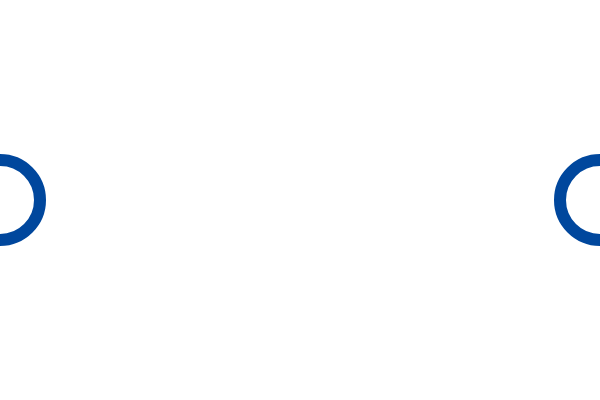
Frame 1 (no input)
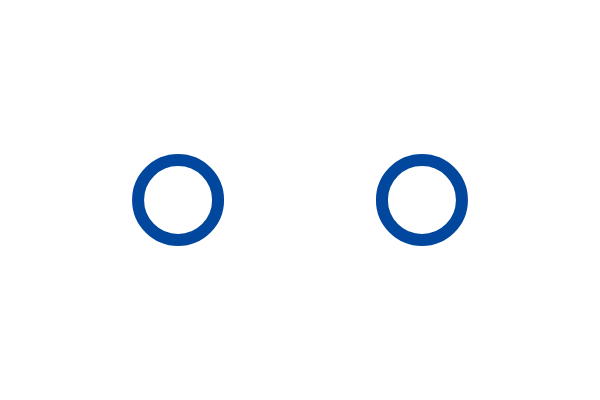
Frame 60 (no input)
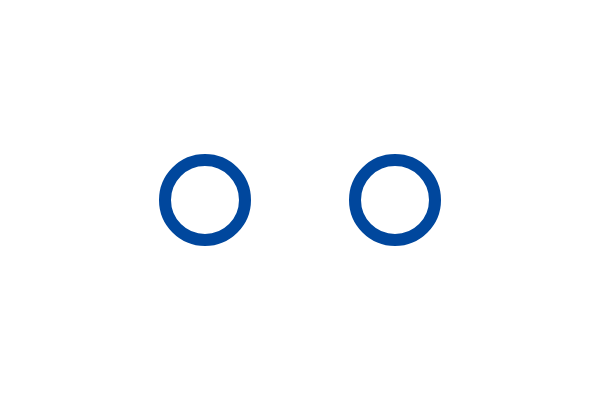
Frame 120 (the mouse pressed at the canvas centre since frame 60)

The p5.js sketch that drew these frames (run headless with seeded random() and noise() and a simulated clock; from frame 60 on, the mouse is pressed at the canvas centre):

// p5.js sketch
// ── sketch.js
let t = 0;

const blue = "#00479D";

const bigR = 90;
const smallR = 40;

const targetX = 95;

function setup() {
  createCanvas(600, 400);

  stroke(blue);
  strokeWeight(12);
  strokeCap(ROUND);
  noFill();

  textAlign(CENTER, CENTER);
  textSize(22);
  textFont("Arial");
}

function draw() {

  background(255);

  translate(width / 2, height / 2);

  //----------------------------------
  // 左右の円の移動
  //----------------------------------

  let leftX, rightX;

  if (t < 120) {

    let p = easeOutCubic(t / 120);

    leftX = lerp(-300, -targetX, p);
    rightX = lerp(300, targetX, p);

  } else {

    leftX = -targetX;
    rightX = targetX;

  }

  //----------------------------------
  // 左右の円
  //----------------------------------

  stroke(blue);
  strokeWeight(12);
  noFill();

  ellipse(leftX, 0, smallR * 2);
  ellipse(rightX, 0, smallR * 2);

  //----------------------------------
  // 真ん中の円
  //----------------------------------

  if (t > 120) {

    let p = constrain((t - 120) / 60, 0, 1);

    push();

    scale(p);

    fill(255);
    stroke(blue);
    strokeWeight(15);

    ellipse(0, 0, bigR * 2);

    pop();

  }

  //----------------------------------
  // 斜め線
  //----------------------------------

  if (t > 180) {

    let p = constrain((t - 180) / 40, 0, 1);

    let angle = radians(25);

    let x1 = -bigR * cos(angle);
    let y1 = bigR * sin(angle);

    let x2 = bigR * cos(angle);
    let y2 = -bigR * sin(angle);

    stroke(blue);
    strokeWeight(12);

    line(
      x1,
      y1,
      lerp(x1, x2, p),
      lerp(y1, y2, p)
    );

  }

  //----------------------------------
  // ロゴ文字
  //----------------------------------

  if (t > 220) {

    let p = constrain((t - 220) / 40, 0, 1);

    push();

    // 少し下から上へスライド
    let yOffset = lerp(15, 0, p);

    fill(0, 255 * p);
    noStroke();

    textSize(22);

    drawSpacedText("OSAKA SANGYO", 0, 145 + yOffset, 17);
    drawSpacedText("UNIVERSITY", 0, 180 + yOffset, 17);

    pop();

  }

  t++;

}

function easeOutCubic(x) {
  return 1 - pow(1 - x, 3);
}

//----------------------------------
// 文字間隔を広げて描く
//----------------------------------
function drawSpacedText(str, x, y, spacing) {

  let chars = str.split("");

  let totalWidth = (chars.length - 1) * spacing;
  let startX = x - totalWidth / 2;

  for (let i = 0; i < chars.length; i++) {
    text(chars[i], startX + i * spacing, y);
  }

}
